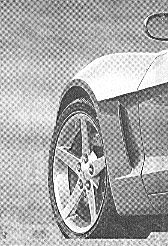
#> input picture moire_pattern/image/car-moire-pattern.tif, 168 x 246 px
$ python main.py
#> lines starting #> are read from the running program, lines starting #| are printed output that depends on the picture
#> in remove_moire, img is the input picture: PIL image 168x246 L; min 0, max 255, mean 169.7
### moire_pattern/utils.py
import cv2
import numpy as np
import matplotlib.pyplot as plt


def compute_fft(image):

    """计算傅里叶变换并返回频谱和转换后的数据"""
    dft = cv2.dft(image.astype(np.float32), flags=cv2.DFT_COMPLEX_OUTPUT)
    dft_shift = np.fft.fftshift(dft)
    magnitude_spectrum = 20 * np.log(cv2.magnitude(dft_shift[:, :, 0], dft_shift[:, :, 1]))
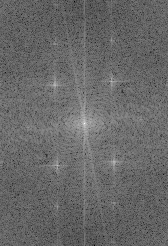
#> magnitude_spectrum: shape (246, 168) float32; min 61.64, max 315.3, mean 165.5; drawn with min black and max white
    return dft_shift, magnitude_spectrum


def create_notch_filter(shape, notch_centers, radius):

    """创建陷波滤波器掩模"""
#> called with shape = (246, 168), radius = 8
    rows, cols = shape
    crow, ccol = rows // 2, cols // 2  # 中心点
    mask = np.ones((rows, cols, 2), np.uint8)

    # 在掩模上画出陷波滤波器
    for center in notch_centers:
        x, y = center
        cv2.circle(mask, (y, x), radius, (0, 0), -1)

    return mask


def apply_filter(dft_shift, mask):

    """应用陷波滤波器"""
    fshift = dft_shift * mask
    f_ishift = np.fft.ifftshift(fshift)
    img_back = cv2.idft(f_ishift)
    img_back = cv2.magnitude(img_back[:, :, 0], img_back[:, :, 1])
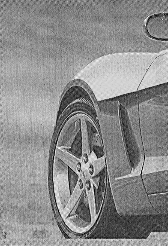
#> img_back: shape (246, 168) float32; min 40665.5, max 12676938, mean 7013345.5; drawn with min black and max white
    return img_back


def visualize_results(original, spectrum, mask, filtered):

    """可视化结果"""
    spectrum_normalized = (spectrum / spectrum.max() * 255).astype(np.uint8)
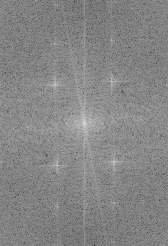
#> spectrum_normalized: shape (246, 168); min 49, max 255, mean 133.4
    mask_overlay = (mask[:, :, 0] * 255).astype(np.uint8)
    overlay = cv2.addWeighted(spectrum_normalized, 0.7, mask_overlay, 0.3, 0)
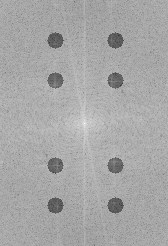
#> overlay: shape (246, 168); min 58, max 255, mean 167

    plt.figure(figsize=(12, 8))
    plt.subplot(221), plt.imshow(original, cmap='gray'), plt.title('Original Image')
    plt.subplot(222), plt.imshow(spectrum, cmap='gray'), plt.title('Magnitude Spectrum')
    plt.subplot(223), plt.imshow(overlay, cmap='gray'), plt.title('Spectrum + Mask Overlay')
    plt.subplot(224), plt.imshow(filtered, cmap='gray'), plt.title('Filtered Image')
    plt.tight_layout()
    plt.show()

### moire_pattern/main.py
import numpy as np
from PIL import Image
import utils
import glob
import os


def remove_moire(image_path, notch_centers, radius):

    # 读取图像为numpy数组
    with Image.open(image_path) as img:
        img = img.convert('L')  # 转换为灰度图像
        img_array = np.array(img)

    # 计算傅里叶变换
    dft_shift, magnitude_spectrum = utils.compute_fft(img_array)

    # 构建陷波滤波器
    mask = utils.create_notch_filter(img_array.shape, notch_centers, radius)

    # 应用滤波器
    filtered_image = utils.apply_filter(dft_shift, mask)

    # 可视化结果
    utils.visualize_results(img, magnitude_spectrum, mask, filtered_image)


# 使用示例
if __name__ == '__main__':

    image_path = r'./image/car-moire-pattern.tif'  # 替换为你的图像路径
    notch_centers = [(205, 55), (205, 115), (165, 55), (165, 115), (80, 55), (80, 115), (40, 55), (40, 115)]
    remove_moire(image_path, notch_centers, radius=8)
